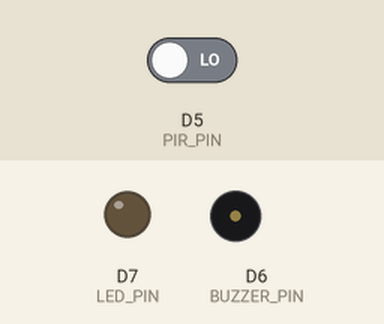
The sketch below on a simulated ESP8266 (NodeMCU). Shown: output pins drawn as LEDs (lit = HIGH), buzzer (waves = sounding, pin HIGH). Inputs (shaded band) come from the test bench; at power-on: D5 (PIR_PIN) LOW. WiFi joins after 1.5 s; servers stay silent unless stated; what the sketch prints to the serial monitor is not drawn.

Above: at 3.0 s.
3.1 s: D5 (PIR_PIN) driven HIGH
At 5.3 s:
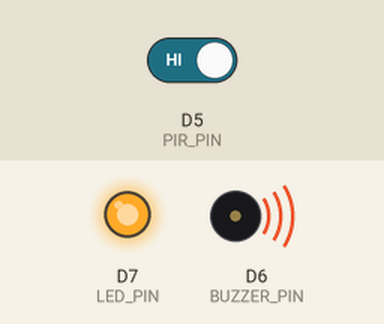
Timing chart, 0 to 12.1 s (numbered marks = the images above; inputs shaded):
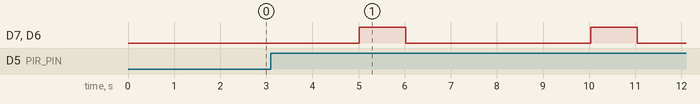

Measured:
- after the input at 3.1 s, D7 (LED_PIN), D6 (BUZZER_PIN): alternates HIGH for 1.0 s and LOW for 4.0 s, starting after 1.9 s

The sketch:

GuardianCare.ino
```cpp
/************************************************************
 * GUARDIAN CARE AUTONOMOUS SAFETY NETWORK
 * Motion Detection System for Restricted Areas
 *
 * Hardware:
 * - NodeMCU ESP8266
 * - PIR Motion Sensor
 * - Buzzer
 * - LED
 *
 * Platform:
 * - Arduino IDE
 * - Blynk IoT
 ************************************************************/

#define BLYNK_TEMPLATE_ID   "YOUR_TEMPLATE_ID"
#define BLYNK_TEMPLATE_NAME "Guardian Care"
#define BLYNK_AUTH_TOKEN    "YOUR_BLYNK_AUTH_TOKEN"

#include <ESP8266WiFi.h>
#include <BlynkSimpleEsp8266.h>

// ================= WIFI =================

char ssid[] = "YOUR_WIFI_NAME";
char pass[] = "YOUR_WIFI_PASSWORD";

// ================= PIN CONFIGURATION =================

// NodeMCU pins
#define PIR_PIN     D5
#define BUZZER_PIN  D6
#define LED_PIN     D7

// ================= SETTINGS =================

const unsigned long MOTION_COOLDOWN = 5000;

unsigned long lastMotionTime = 0;
int motionCount = 0;

// ================= BLYNK TIMER =================

BlynkTimer timer;

// ======================================================
// SEND SYSTEM STATUS
// ======================================================

void sendStatus()
{
  Blynk.virtualWrite(V1, "SYSTEM ONLINE");
  Blynk.virtualWrite(V2, motionCount);

  Serial.println("Status: SYSTEM ONLINE");
  Serial.print("Motion Count: ");
  Serial.println(motionCount);
}

// ======================================================
// MOTION ALERT
// ======================================================

void motionAlert()
{
  unsigned long currentTime = millis();

  // Prevent repeated alerts
  if (currentTime - lastMotionTime < MOTION_COOLDOWN)
  {
    return;
  }

  lastMotionTime = currentTime;

  motionCount++;

  // Local alert
  digitalWrite(LED_PIN, HIGH);
  digitalWrite(BUZZER_PIN, HIGH);

  // Update Blynk
  Blynk.virtualWrite(V0, 1);
  Blynk.virtualWrite(V2, motionCount);

  // Blynk event notification
  Blynk.logEvent(
    "motion_alert",
    "Motion detected in restricted area!"
  );

  Serial.println("================================");
  Serial.println("⚠ MOTION DETECTED!");
  Serial.println("⚠ INTRUSION ALERT!");
  Serial.print("Motion Count: ");
  Serial.println(motionCount);
  Serial.println("================================");

  delay(1000);

  // Turn OFF local alarm
  digitalWrite(BUZZER_PIN, LOW);
  digitalWrite(LED_PIN, LOW);

  Blynk.virtualWrite(V0, 0);
}

// ======================================================
// CHECK PIR SENSOR
// ======================================================

void checkMotion()
{
  int pirState = digitalRead(PIR_PIN);

  if (pirState == HIGH)
  {
    motionAlert();
  }
}

// ======================================================
// WIFI CONNECTION
// ======================================================

void checkWiFi()
{
  if (WiFi.status() != WL_CONNECTED)
  {
    Serial.println("WiFi disconnected!");
    Serial.println("Reconnecting...");

    WiFi.begin(ssid, pass);

    int attempts = 0;

    while (WiFi.status() != WL_CONNECTED && attempts < 20)
    {
      delay(500);
      Serial.print(".");
      attempts++;
    }

    Serial.println();

    if (WiFi.status() == WL_CONNECTED)
    {
      Serial.println("WiFi reconnected!");
      Serial.print("IP Address: ");
      Serial.println(WiFi.localIP());
    }
    else
    {
      Serial.println("WiFi reconnection failed.");
    }
  }
}

// ======================================================
// SETUP
// ======================================================

void setup()
{
  Serial.begin(115200);

  // Configure pins
  pinMode(PIR_PIN, INPUT);
  pinMode(BUZZER_PIN, OUTPUT);
  pinMode(LED_PIN, OUTPUT);

  // Initial state
  digitalWrite(BUZZER_PIN, LOW);
  digitalWrite(LED_PIN, LOW);

  Serial.println();
  Serial.println("======================================");
  Serial.println(" GUARDIAN CARE AUTONOMOUS SAFETY");
  Serial.println(" NETWORK");
  Serial.println("======================================");

  // Connect WiFi + Blynk
  Blynk.begin(BLYNK_AUTH_TOKEN, ssid, pass);

  Serial.println("System initialized.");
  Serial.print("IP Address: ");
  Serial.println(WiFi.localIP());

  // Send status every 10 seconds
  timer.setInterval(10000L, sendStatus);

  // Check WiFi every 15 seconds
  timer.setInterval(15000L, checkWiFi);
}

// ======================================================
// MAIN LOOP
// ======================================================

void loop()
{
  Blynk.run();
  timer.run();

  checkMotion();

  delay(100);
}
```
